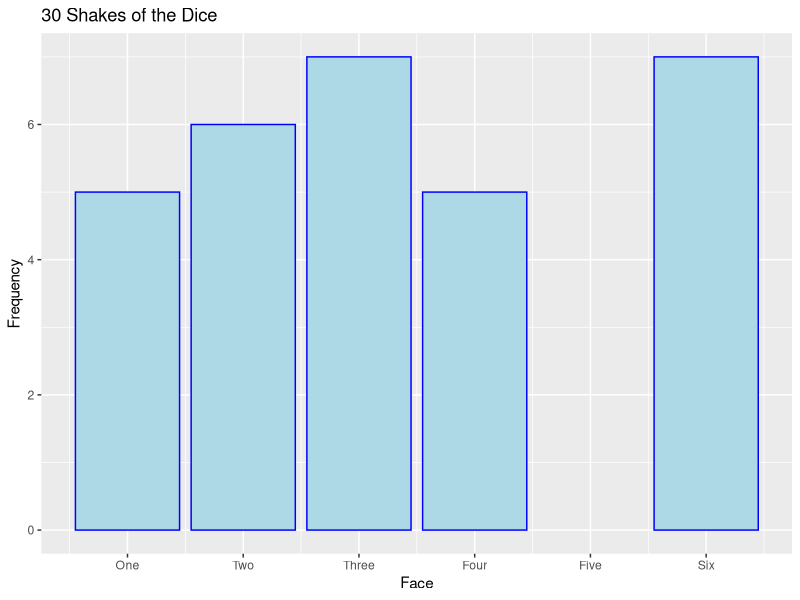

Recreate this plot in R.
# bar plot for rolling a dice

nums <- sample( 1:6, 30, replace=TRUE )

print( nums )

library( ggplot2 )

qplot( nums, geom="bar",
       color=I("Blue"),
       fill=I("Lightblue"),
       xlab="Face",
       ylab="Frequency",
       main="30 Shakes of the Dice"
) + scale_x_continuous( breaks = 1:6, 
    labels=c("One", "Two", "Three", "Four", "Five", "Six" ) )
